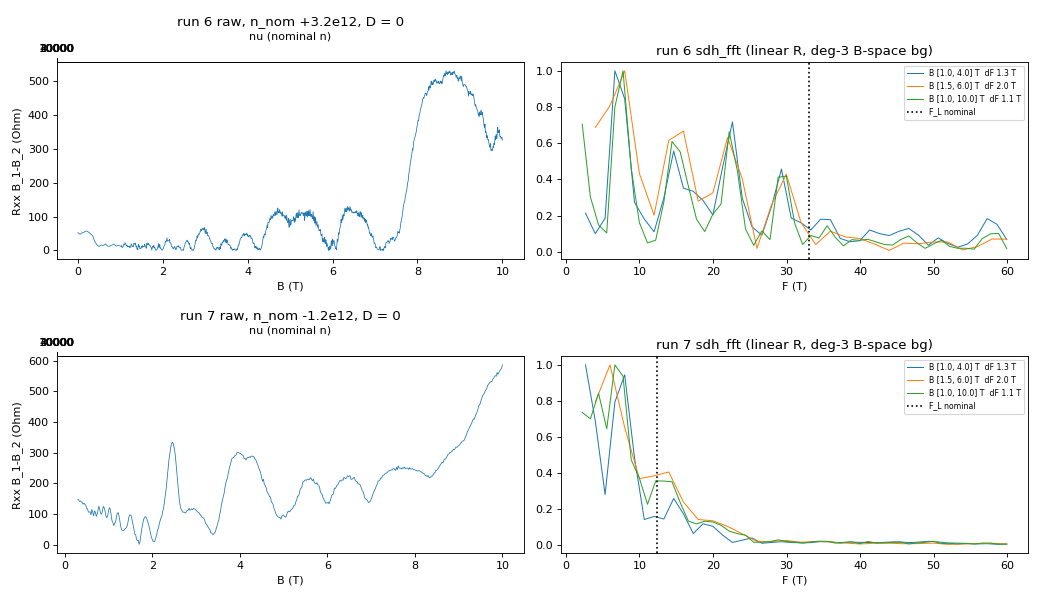

The script that drew this image:
# Runs 6-7 — SdH spot checks at D = 0 (sdh-spot-check). Raw R(B) first, then FFT windows + per-tone onsets.
from hera.analysis import resolve_channels, sdh_fft, sdh_onset
h_e = cst.h / cst.e
fig, ax = plt.subplots(2, 2, figsize=(13, 7.5))
for k, (rid, n_nom) in enumerate([(6, 3.2), (7, -1.2)]):
    r = run(rid); ch = {c.cid: c for c in resolve_channels(r.meta)}
    B = r.col("magnet_field"); I = r.col("sr0_X") / ch["sr0"].gain
    R = np.abs((r.col("sr1_X") / ch["sr1"].gain) / I)
    o = np.argsort(B); B, R = B[o], R[o]
    nuF = abs(n_nom) * 1e16 * h_e          # nu = nuF / B at the nominal (run-5, prior-anchored) density
    print(f"run {rid}: n_nom {n_nom:+.1f}e12 (F_L nominal {nuF/4:.1f} T); B {B.min():.2f}-{B.max():.2f} T, R {R.min():.0f}-{R.max():.0f} Ohm "
          f"(sr1 50 uV = 5 kOhm FS -> max {R.max()/5000:.0%}), T {r.col('T_sample').min():.3f}-{r.col('T_sample').max():.3f} K")
    ax[k, 0].plot(B, R, lw=0.7); ax[k, 0].set_xlabel("B (T)"); ax[k, 0].set_ylabel("Rxx B_1-B_2 (Ohm)")
    for b_ in (2, 4, 6, 8, 10): ax[k, 0].text(b_, R.max() * 1.02, f"nu {nuF/b_:.0f}", fontsize=7, ha="center")
    ax[k, 0].set_title(f"run {rid} raw, n_nom {n_nom:+.1f}e12, D = 0")
    for lo, hi in [(1.0, 4.0), (1.5, 6.0), (1.0, 10.0)]:
        f, S = sdh_fft(R[:, None], B, b_range=(lo, hi), nfft=1024, bg_degree=3, log=False)
        sel = (f > 2) & (f < 60); ax[k, 1].plot(f[sel], S[0, sel] / S[0, sel].max(), lw=0.9, label=f"B [{lo}, {hi}] T  dF {1/(1/lo-1/hi):.1f} T")
    ax[k, 1].axvline(nuF / 4, color="k", ls=":", label="F_L nominal"); ax[k, 1].set_xlabel("F (T)"); ax[k, 1].legend(fontsize=7)
    ax[k, 1].set_title(f"run {rid} sdh_fft (linear R, deg-3 B-space bg)")
    try:
        print(sdh_onset(R, B, b_lo=0.3, r_full_scale=5000).summary())
    except Exception as e:
        print("sdh_onset:", e)
fig.tight_layout(); plt.show()
